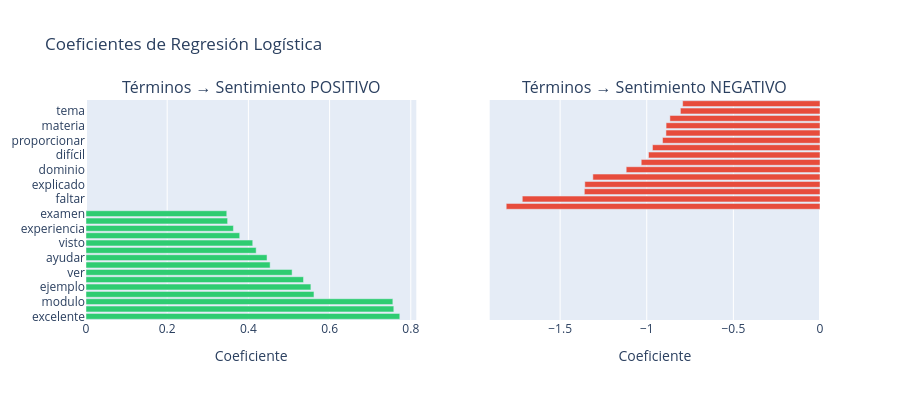

Notebook source saved alongside this figure:
### Markdown cell above
### 9.4 Interpretación: Términos más Informativos

### Code cell
# === Coeficientes del modelo ===
feature_names = pipeline.named_steps['tfidf'].get_feature_names_out()
coef = pipeline.named_steps['clf'].coef_.flatten()

# Top términos positivos y negativos
top_pos = np.argsort(coef)[-15:][::-1]
top_neg = np.argsort(coef)[:15]

fig = make_subplots(rows=1, cols=2,
                    subplot_titles=('Términos → Sentimiento POSITIVO', 'Términos → Sentimiento NEGATIVO'),
                    shared_yaxes=True)

fig.add_trace(go.Bar(x=coef[top_pos], y=[feature_names[i] for i in top_pos],
                     orientation='h', marker_color='#2ecc71'), row=1, col=1)
fig.add_trace(go.Bar(x=coef[top_neg], y=[feature_names[i] for i in top_neg],
                     orientation='h', marker_color='#e74c3c'), row=1, col=2)

fig.update_layout(title='Coeficientes de Regresión Logística',
                  xaxis_title='Coeficiente', xaxis2_title='Coeficiente',
                  height=400, showlegend=False)
fig.show()

print("Los coeficientes positivos aumentan la probabilidad de sentimiento positivo; los negativos, de no positivo.")

### Figure 1 — Plotly figure (JSON) as saved in the notebook; plotly's stock layout.template omitted (floating-point values rounded to 4 significant figures)
{"data": [{"marker": {"color": "#2ecc71"}, "orientation": "h", "type": "bar", "x": [0.7729, 0.7582, 0.7558, 0.5615, 0.5539, 0.5357, 0.5077, 0.4535, 0.4459, 0.4191, 0.4107, 0.3786, 0.3631, 0.3488, 0.3467], "xaxis": "x", "y": ["excelente", "contenido", "modulo", "interesante", "ejemplo", "forma", "ver", "profe", "ayudar", "trabajo", "visto", "practica", "experiencia", "dato", "examen"], "yaxis": "y"}, {"marker": {"color": "#e74c3c"}, "orientation": "h", "type": "bar", "x": [-1.811, -1.718, -1.36, -1.357, -1.311, -1.119, -1.032, -0.9898, -0.9669, -0.9088, -0.8892, -0.8883, -0.8664, -0.8056, -0.7928], "xaxis": "x2", "y": ["actitud", "faltar", "estudiar", "explicado", "impartir", "dominio", "confianza", "difícil", "instructor", "proporcionar", "ejercicio", "materia", "cero", "tema", "paso"], "yaxis": "y2"}], "layout": {"annotations": [{"font": {"size": 16}, "showarrow": false, "text": "Términos → Sentimiento POSITIVO", "x": 0.225, "xanchor": "center", "xref": "paper", "y": 1, "yanchor": "bottom", "yref": "paper"}, {"font": {"size": 16}, "showarrow": false, "text": "Términos → Sentimiento NEGATIVO", "x": 0.775, "xanchor": "center", "xref": "paper", "y": 1, "yanchor": "bottom", "yref": "paper"}], "height": 400, "showlegend": false, "title": {"text": "Coeficientes de Regresión Logística"}, "xaxis": {"anchor": "y", "domain": [0, 0.45], "title": {"text": "Coeficiente"}}, "xaxis2": {"anchor": "y2", "domain": [0.55, 1], "title": {"text": "Coeficiente"}}, "yaxis": {"anchor": "x", "domain": [0, 1]}, "yaxis2": {"anchor": "x2", "domain": [0, 1], "matches": "y", "showticklabels": false}}}
